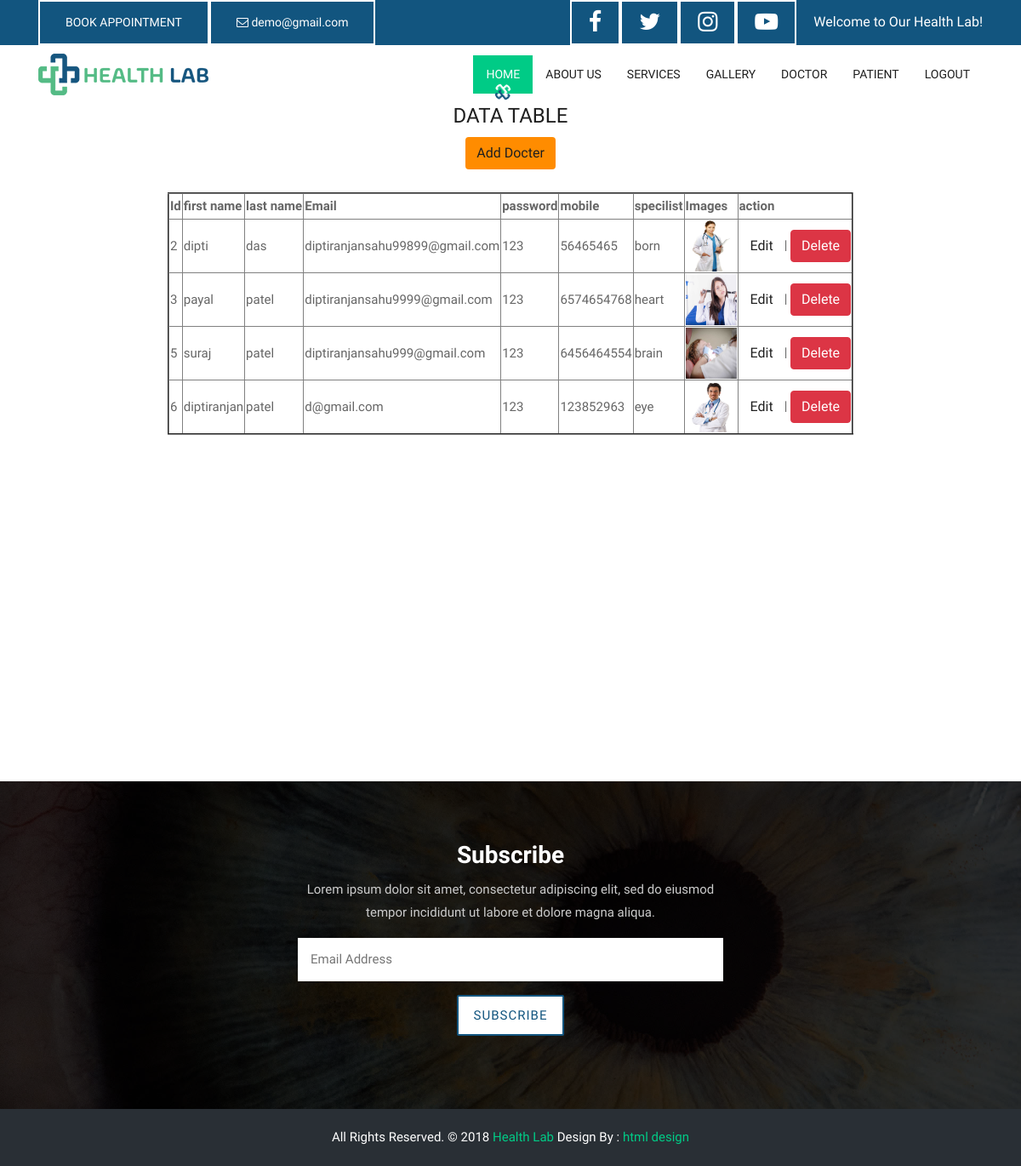
/docter, run on the app's committed database.
### hospital/models.py (models this page shows, shortened)
class Docter(models.Model):
    f_name=models.CharField(max_length=30)
    l_name=models.CharField(max_length=30)
    email=models.EmailField(unique=True)
    mobile=models.CharField(max_length=15)
    password=models.CharField(max_length=32)
    specilist=models.CharField(max_length=32)
    pic=models.FileField(upload_to='user profile',default='avatar.png')

### hospital/views.py (the view)
# urls.py: path('docter',views.docter,name='docter'),
def docter(request):
    data=Docter.objects.all()
    serdata={
        'data': data
    }
    return render(request,'docter.html',serdata)

### hospital/templates/docter.html
{% extends 'hospitalheader.html' %}
{% load static %}
{% block content %}
<center>
    <h1>DATA TABLE</h1>
    <a href="{% url 'register' %}" class="btn btn-sucess" type="button" style="background:darkorange;">Add Docter</a><br><br>
    <table border="2">
        <thead>
            <tr>
                <th>Id</th>
                <th>first name</th>
                <th>last name</th>
                <th>Email</th>
                <th>password</th>
                <th>mobile</th>
                <th>specilist</th>
                <th>Images</th>
                <th>action</th>
            </tr>
        </thead>
        {% for n in data %}
        <tbody>
            <tr>
                <td>{{n.id}}</td>
                <td>{{n.f_name}}</td>
                <td>{{n.l_name}}</td>
                <td>{{n.email}}</td>
                <td>{{n.password}}</td>
                <td>{{n.mobile}}</td>
                <td>{{n.specilist}}</td>
                <td><img src="{{n.pic.url}}" alt="Images of {{n.name}}" title="" height="60" width="60"></td>
                <td>
                    <a href="{% url 'edit' n.id %}" class="btn btn-sucess" type="button">Edit</a>|
                    <a href="/delete/{{n.id}}" class="btn btn-danger">Delete</a>
                </td>
            </tr>
        </tbody>
        {% endfor %}
    </table>
</center><br><br><br><br><br><br><br><br><br><br><br><br><br><br><br>
{% endblock %}

### hospital/templates/hospitalheader.html (shortened to what this page needs)
{% load static %}
<!DOCTYPE html>
<html lang="en">
<head>
    <link rel="stylesheet" href="{% static 'css/bootstrap.min.css' %}">
    <link rel="stylesheet" href="{% static 'css/pogo-slider.min.css' %}">
    <link rel="stylesheet" href="{% static 'css/style.css' %}">
    <link rel="stylesheet" href="{% static 'css/responsive.css' %}">
    <link rel="stylesheet" href="{% static 'css/custom.css' %}">
</head>
<body id="home" data-spy="scroll" data-target="#navbar-wd" data-offset="98">
	<div class="main-top">
		<div class="container">
			<div class="row">
				<div class="col-lg-6">
					<div class="left-top">
						<a class="new-btn-d br-2" href="#"><span>Book Appointment</span></a>
						<div class="mail-b"><a href="#"><i class="fa fa-envelope-o" aria-hidden="true"></i> demo@gmail.com</a></div>
					</div>
				</div>
				<div class="col-lg-6">
					<div class="wel-nots">
						<p>Welcome to Our Health Lab!</p>
					</div>
					<div class="right-top">
						<ul>
							<li><a href="#"><i class="fa fa-facebook" aria-hidden="true"></i></a></li>
							<li><a href="#"><i class="fa fa-twitter" aria-hidden="true"></i></a></li>
							<li><a href="#"><i class="fa fa-instagram" aria-hidden="true"></i></a></li>
							<li><a href="#"><i class="fa fa-youtube-play" aria-hidden="true"></i></a></li>
						</ul>
					</div>
				</div>
			</div>
		</div>
	</div>
	<header class="top-header">
		<nav class="navbar header-nav navbar-expand-lg">
            <div class="container">
				<a class="navbar-brand" href="index.html"><img src="{% static 'images/logo.png' %}" alt="image"></a>
                <div class="collapse navbar-collapse justify-content-end" id="navbar-wd">
                    <ul class="navbar-nav">
                        <li><a class="nav-link active" href="{% url 'index' %}">Home</a></li>
                        <li><a class="nav-link" href="#about">About Us</a></li>
                        <li><a class="nav-link" href="#services">Services</a></li>
                        <li><a class="nav-link" href="#gallery">Gallery</a></li>
						<li><a class="nav-link" href="{% url 'docter' %}">Doctor</a></li>
						<li><a class="nav-link" href="{% url 'patient' %}">patient</a></li>
						<li><a class="nav-link" href="{% url 'logout' %}">Logout</a></li>
                    </ul>
                </div>
            </div>
        </nav>
	</header>
{% block content %}
{% endblock %}
<div class="subscribe-box">
    <div class="container">
        <div class="row">
            <div class="col-lg-12">
                <div class="subscribe-inner text-center clearfix">
                    <h2>Subscribe</h2>
                    <p>Lorem ipsum dolor sit amet, consectetur adipiscing elit, sed do eiusmod tempor incididunt ut labore et dolore magna aliqua.</p>
                    <form action="#" method="post">
                        <div class="form-group">
                            <input class="form-control-1" id="email-1" name="email" placeholder="Email Address" required="" type="text">
                        </div>
                        <div class="form-group">
                            <button type="submit" class="new-btn-d br-2">
                                Subscribe
                            </button>
                        </div>
                    </form>
                </div>
            </div>
        </div>
    </div>
</div>
<footer class="footer-box">
    <div class="container">
        <div class="row">
            <div class="col-lg-12">
                <p class="footer-company-name">All Rights Reserved. &copy; 2018 <a href="#">Health Lab</a> Design By : <a href="https://html.design/">html design</a></p>
            </div>
        </div>
    </div>
</footer>
</body>
</html>

### data on the page
Docter: id "2", f_name "dipti", l_name "das", email "diptiranjansahu99899@gmail.com", password "123", mobile "56465465", specilist "born", pic (picture)
Docter: id "3", f_name "payal", l_name "patel", email "diptiranjansahu9999@gmail.com", password "123", mobile "6574654768", specilist "heart", pic (picture)
Docter: id "5", f_name "suraj", l_name "patel", email "diptiranjansahu999@gmail.com", password "123", mobile "6456464554", specilist "brain", pic (picture)
Docter: id "6", f_name "diptiranjan", l_name "patel", email "d@gmail.com", password "123", mobile "123852963", specilist "eye", pic (picture)
